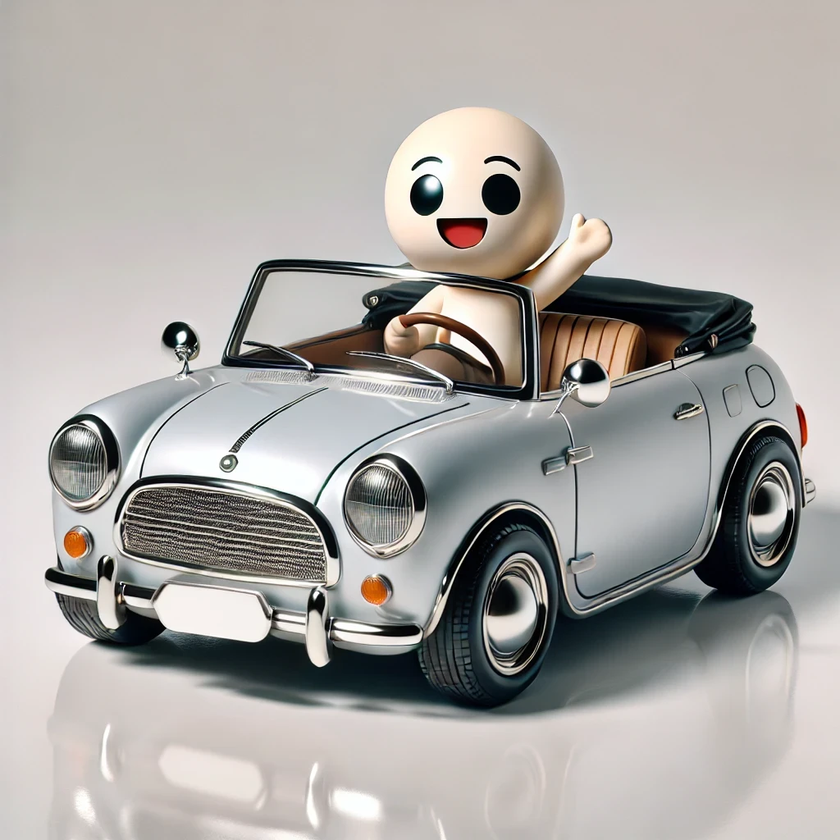
#> input picture examples/opencv/learning/6/2/codes/example.png, 840 x 840 px, shrunk from 1024 x 1024 before the run
$ jupyter execute 2.ipynb   (older library calls are emulated)
#> lines starting #> are read from the running program, lines starting #| are printed output that depends on the picture
#### A

[cell 1]
import cv2
import numpy as np
import jajucha2

# 흑백으로 이미지를 불러옵니다.
image = cv2.imread("example.png", cv2.IMREAD_GRAYSCALE)
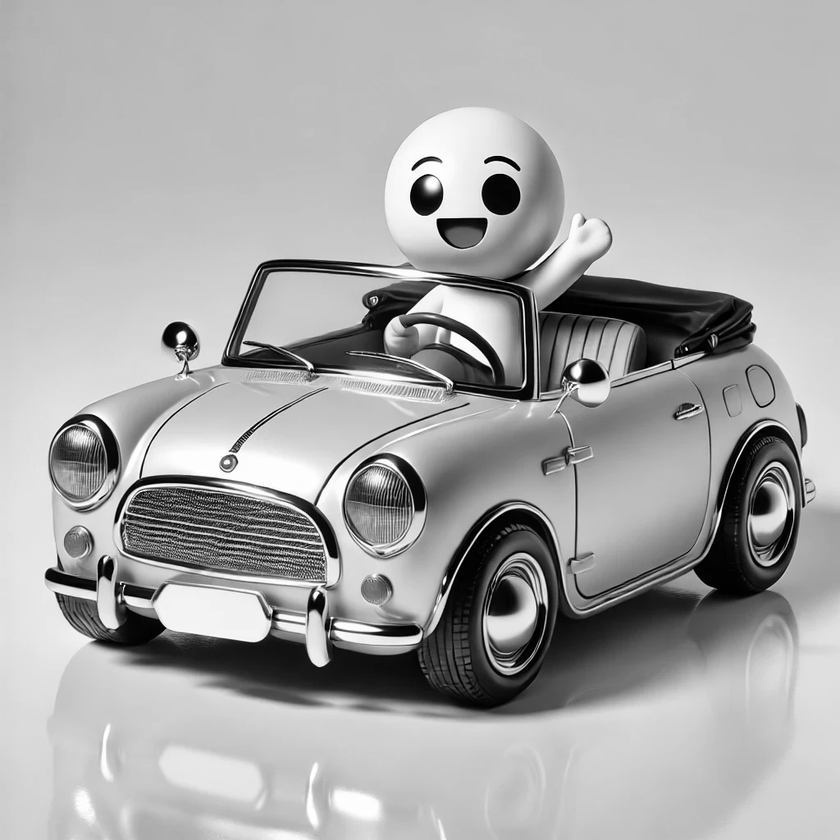
#> image: shape (840, 840); min 0, max 255, mean 167.1

# X축 방향의 밝기 변화도를 계산합니다.
sobel_x = cv2.Sobel(image, cv2.CV_64F, 1, 0, ksize=3)
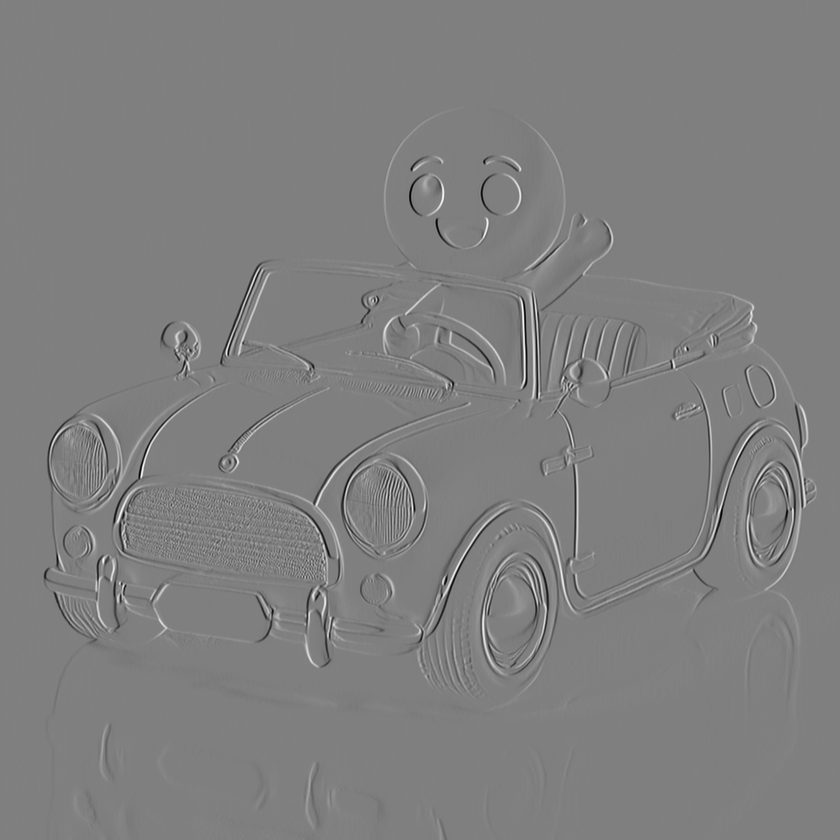
#> sobel_x: shape (840, 840) float64; min -1014, max 1011, mean 0; drawn with min black and max white

# Y축 방향의 밝기 변화도를 계산합니다.
sobel_y = cv2.Sobel(image, cv2.CV_64F, 0, 1, ksize=3)
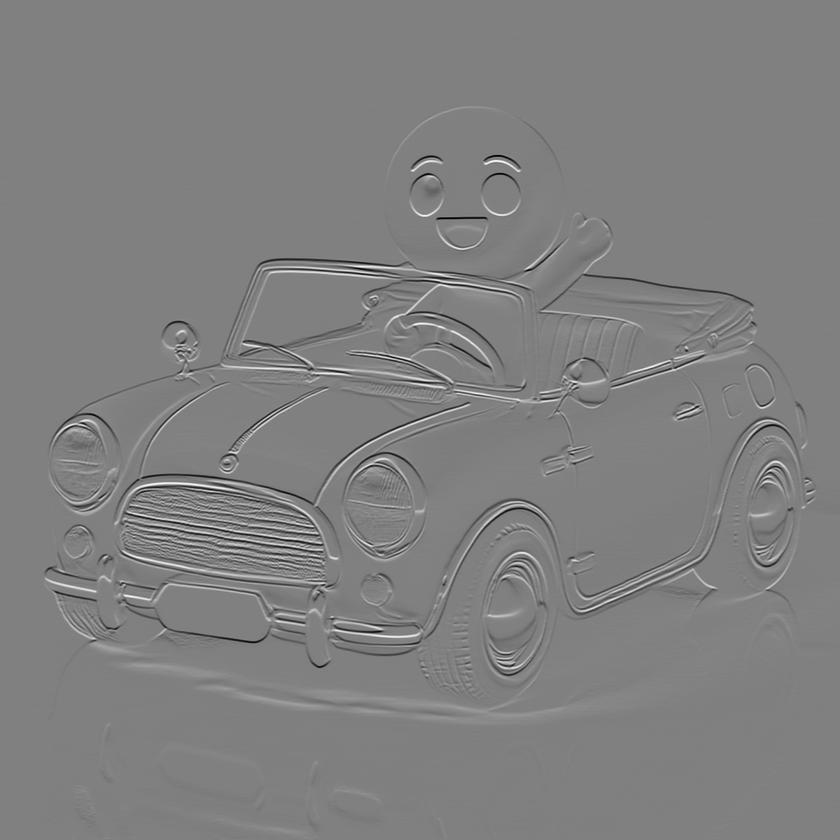
#> sobel_y: shape (840, 840) float64; min -1013, max 1003, mean 0.1; drawn with min black and max white

# 전체 이미지의 밝기 변화도를 계산합니다.
sobel_magnitude = cv2.magnitude(sobel_x, sobel_y)
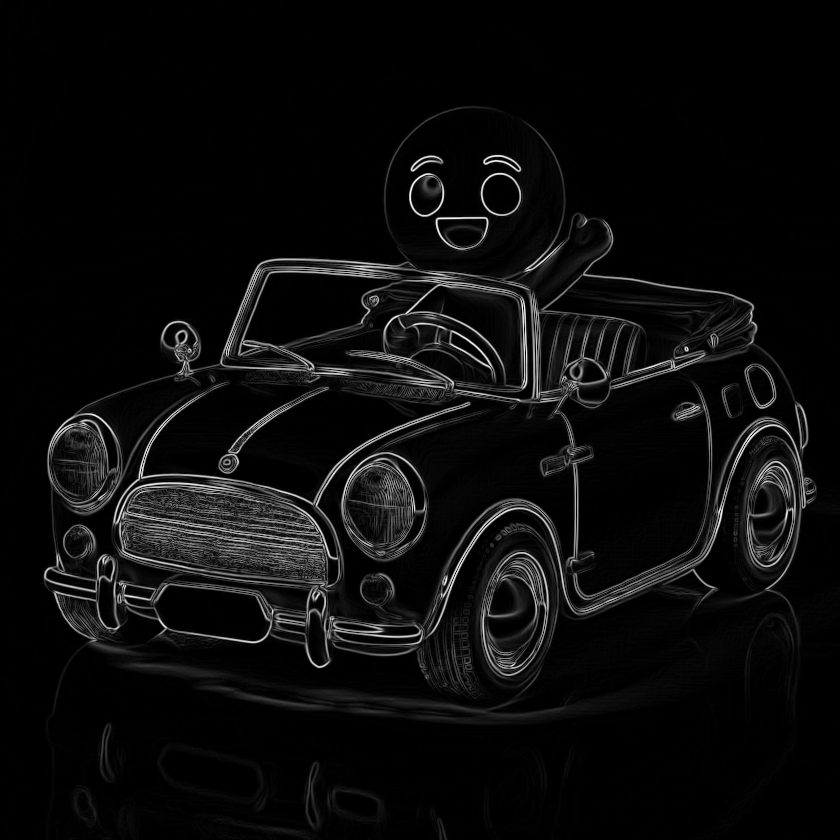
#> sobel_magnitude: shape (840, 840) float64; min 0, max 1042.9, mean 49.7; drawn with min black and max white

# 결과를 출력합니다.
jajucha2.camera.show_image(sobel_magnitude , "center")
#> (this line was passed over: jajucha2 is not available in this run)
